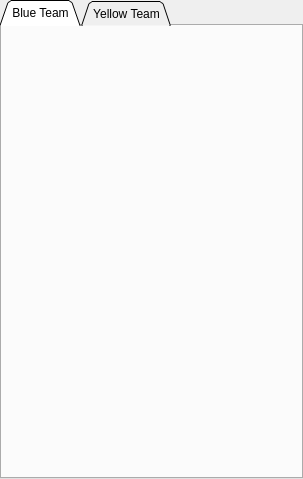
<?xml version="1.0" encoding="UTF-8"?>
<ui version="4.0">
 <class>PanelTeams</class>
 <widget class="QFrame" name="PanelTeams">
  <property name="geometry">
   <rect>
    <x>0</x>
    <y>0</y>
    <width>303</width>
    <height>479</height>
   </rect>
  </property>
  <property name="windowTitle">
   <string>Frame</string>
  </property>
  <layout class="QVBoxLayout" name="verticalLayout">
   <property name="spacing">
    <number>0</number>
   </property>
   <property name="leftMargin">
    <number>0</number>
   </property>
   <property name="topMargin">
    <number>0</number>
   </property>
   <property name="rightMargin">
    <number>0</number>
   </property>
   <property name="bottomMargin">
    <number>0</number>
   </property>
   <item>
    <widget class="QTabWidget" name="tabWidget">
     <property name="tabShape">
      <enum>QTabWidget::Triangular</enum>
     </property>
     <property name="currentIndex">
      <number>0</number>
     </property>
     <widget class="TabTeam" name="tab_blue">
      <attribute name="title">
       <string>Blue Team</string>
      </attribute>
      <layout class="QVBoxLayout" name="verticalLayout_2">
       <property name="spacing">
        <number>0</number>
       </property>
       <property name="leftMargin">
        <number>0</number>
       </property>
       <property name="topMargin">
        <number>0</number>
       </property>
       <property name="rightMargin">
        <number>0</number>
       </property>
       <property name="bottomMargin">
        <number>0</number>
       </property>
      </layout>
     </widget>
     <widget class="TabTeam" name="tab_yellow">
      <attribute name="title">
       <string>Yellow Team</string>
      </attribute>
     </widget>
    </widget>
   </item>
  </layout>
 </widget>
 <customwidgets>
  <customwidget>
   <class>TabTeam</class>
   <extends>QWidget</extends>
   <header>gui/panels/panel_teams/tab_team.h</header>
   <container>1</container>
  </customwidget>
 </customwidgets>
 <resources/>
 <connections/>
</ui>
